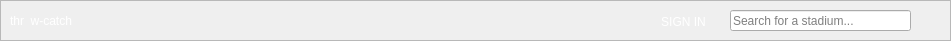
   <widget class="QFrame" name="headerFrame">
    <property name="geometry">
     <rect>
      <x>0</x>
      <y>0</y>
      <width>951</width>
      <height>41</height>
     </rect>
    </property>
    <property name="styleSheet">
     <string notr="true">#headerFrame {
background: #01CDE6;
border: none;
}</string>
    </property>
    <property name="frameShape">
     <enum>QFrame::StyledPanel</enum>
    </property>
    <property name="frameShadow">
     <enum>QFrame::Raised</enum>
    </property>
    <widget class="QLabel" name="teamNameLabel">
     <property name="geometry">
      <rect>
       <x>10</x>
       <y>0</y>
       <width>151</width>
       <height>41</height>
      </rect>
     </property>
     <property name="styleSheet">
      <string notr="true">#teamNameLabel {
color: white;
	font: 75 30pt &quot;Helvetica&quot;, &quot;Gill Sans MT Condensed&quot;;
}</string>
     </property>
     <property name="text">
      <string>thr  w-catch</string>
     </property>
    </widget>
    <widget class="QPushButton" name="adminLoginButton">
     <property name="geometry">
      <rect>
       <x>638</x>
       <y>11</y>
       <width>91</width>
       <height>21</height>
      </rect>
     </property>
     <property name="styleSheet">
      <string notr="true">QPushButton {
color: white;
background-color: none;
border: none;
font: 75 15pt &quot;Helvetica&quot;;
}</string>
     </property>
     <property name="text">
      <string>SIGN IN</string>
     </property>
     <property name="default">
      <bool>false</bool>
     </property>
     <property name="flat">
      <bool>false</bool>
     </property>
    </widget>
    <widget class="QLineEdit" name="searchBar">
     <property name="geometry">
      <rect>
       <x>730</x>
       <y>10</y>
       <width>181</width>
       <height>21</height>
      </rect>
     </property>
     <property name="inputMask">
      <string extracomment="hello"/>
     </property>
     <property name="text">
      <string/>
     </property>
     <property name="maxLength">
      <number>40</number>
     </property>
     <property name="placeholderText">
      <string>Search for a stadium...</string>
     </property>
     <property name="clearButtonEnabled">
      <bool>true</bool>
     </property>
    </widget>
    <widget class="QToolButton" name="searchButton">
     <property name="geometry">
      <rect>
       <x>920</x>
       <y>12</y>
       <width>16</width>
       <height>16</height>
      </rect>
     </property>
     <property name="styleSheet">
      <string notr="true">background-color: none;
color: rgb(255, 255, 255);
border: none;
border-image:url(:/icon/icons/magnifying-glass.png);</string>
     </property>
     <property name="text">
      <string/>
     </property>
    </widget>
    <widget class="QToolButton" name="secretAdminLoginButton">
     <property name="geometry">
      <rect>
       <x>44</x>
       <y>13</y>
       <width>16</width>
       <height>16</height>
      </rect>
     </property>
     <property name="styleSheet">
      <string notr="true">background-color: none;
color: rgb(255, 255, 255);
border: none;
border-image:url(:/icon/icons/baseball.png);</string>
     </property>
     <property name="text">
      <string/>
     </property>
    </widget>
   </widget>
